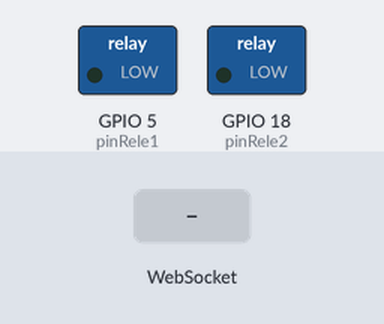
A sketch run on a simulated ESP32. Shown: switched loads named in the sketch (green lamp = pin HIGH). The test bench sets the inputs (shaded band). WiFi joins after 1.5 s; servers stay silent unless stated; what the sketch prints to the serial monitor is not drawn.

Above: at 2.7 s.
2.8 s: WebSocket text "toggle1" received
At 3.5 s:
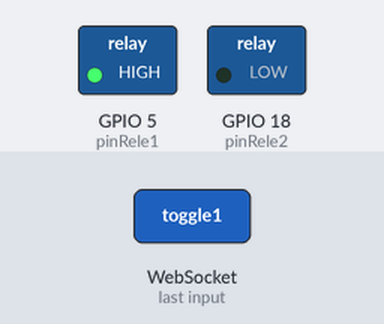
4.3 s: WebSocket text "toggle2" received
At 4.6 s:
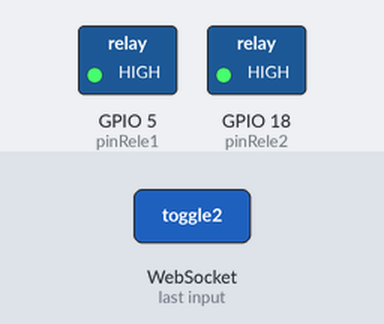
5.8 s: WebSocket text "toggle1" received
At 6.9 s:
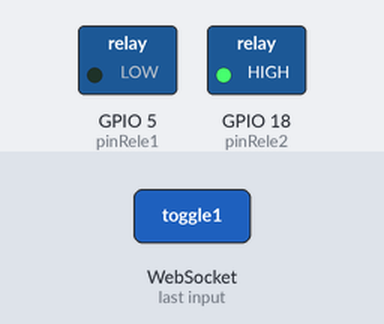
Timing chart, 0 to 8.8 s (numbered marks = the images above; inputs shaded):
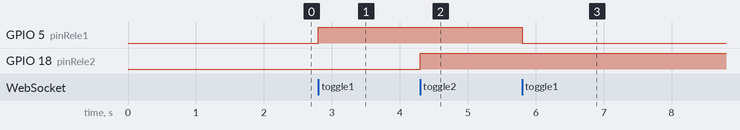

Measured:
- after the input at 2.8 s, GPIO 5 (pinRele1): LOW → HIGH at once
- after the input at 4.3 s, GPIO 18 (pinRele2): LOW → HIGH at once
- after the input at 5.8 s, GPIO 5 (pinRele1): HIGH → LOW at once

The sketch:

TestRele.ino
```cpp
#include <WiFi.h>
#include <WebServer.h>
#include <WebSocketsServer.h>

const char* ssid = "G7";
const char* password = "12345678";

const int pinRele1 = 5;
const int pinRele2 = 18;

WebServer server(80);  // Servidor HTTP en el puerto 80
WebSocketsServer webSocket(81); // Servidor WebSocket en el puerto 81

void setup() {
  Serial.begin(115200);
  pinMode(pinRele1, OUTPUT);
  pinMode(pinRele2, OUTPUT);
  digitalWrite(pinRele1, LOW);
  digitalWrite(pinRele2, LOW);

  connectWiFi();
  server.on("/", handleRoot);
  server.begin();
  webSocket.begin();
  webSocket.onEvent(webSocketEvent);
  Serial.println("HTTP server started");
}

void loop() {
  server.handleClient();
  webSocket.loop();
}

void connectWiFi() {
  WiFi.begin(ssid, password);
  while (WiFi.status() != WL_CONNECTED) {
    delay(500);
    Serial.print(".");
  }
  Serial.println("\nConectado a WiFi. IP address: ");
  Serial.println(WiFi.localIP());
}

void handleRoot() {
  server.send(200, "text/html", webpage());
}

String webpage() {
  return R"rawliteral(
<!DOCTYPE html>
<html>
<body>
<h1>Control de Reles ESP32</h1>
<script>
document.onkeydown = function(evt) {
  evt = evt || window.event;
  var key = evt.key;
  if (key == '1') {
    toggleRelay('toggle1');
  } else if (key == '0') {
    toggleRelay('toggle2');
  }
};
function toggleRelay(command) {
  var socket = new WebSocket('ws://' + window.location.hostname + ':81/');
  socket.onopen = function(event) {
    socket.send(command);
    socket.close();
  };
}
</script>
</body>
</html>
)rawliteral";
}

void webSocketEvent(uint8_t num, WStype_t type, uint8_t * payload, size_t length) {
  if (type == WStype_TEXT) {
    String text = String((char *)payload);
    if (text == "toggle1") {
      digitalWrite(pinRele1, !digitalRead(pinRele1));
    } else if (text == "toggle2") {
      digitalWrite(pinRele2, !digitalRead(pinRele2));
    }
  }
}
```
